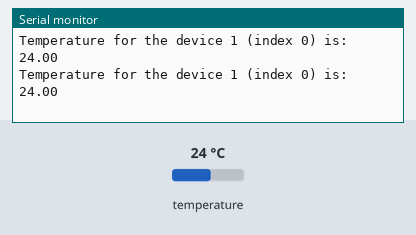
This sketch was run on a simulated Arduino Uno, built with avr-gcc and run on an emulated ATmega328P. Shown: the last lines printed to the serial monitor. The inputs (shaded band) are chosen by the test bench; at power-on: temperature 24 °C.

Above: at 2.8 s.
2.9 s: temperature set to 12 °C
At 3.9 s:
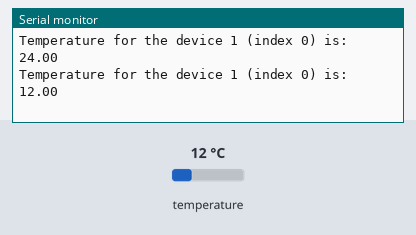
4.7 s: temperature set to 19 °C
At 4.7 s:
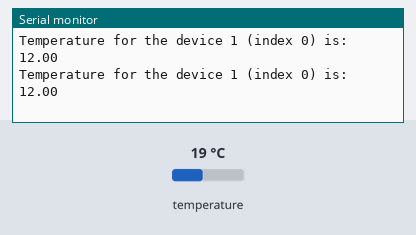
Timing chart, 0 to 7.7 s (numbered marks = the images above; inputs shaded):
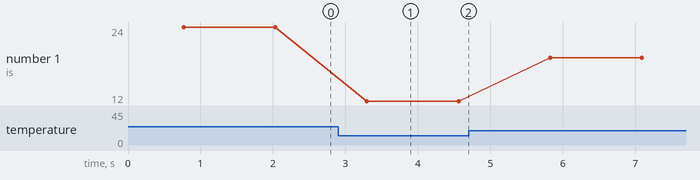

Measured:
- after the input at 2.9 s, the serial monitor: prints a new line after 0.40 s (image 1)
- plotted number 1: 24 → 12 after the input at 2.9 s, 12 → 19 after the input at 4.7 s

The sketch:

DS18B20serialprint.ino
```cpp
#include <OneWire.h>
#include <DallasTemperature.h>

// 数据输出脚接开发板数字引脚2
#define ONE_WIRE_BUS 2

OneWire oneWire(ONE_WIRE_BUS);
DallasTemperature sensors(&oneWire);

void setup(void)
{
  Serial.begin(9600);
  sensors.begin();
}

void loop(void)
{
  sensors.requestTemperatures(); // 发送命令获取温度
  Serial.print("Temperature for the device 1 (index 0) is: ");
  float val = sensors.getTempCByIndex(0);
  Serial.println(val);
  delay(500);
}
```
